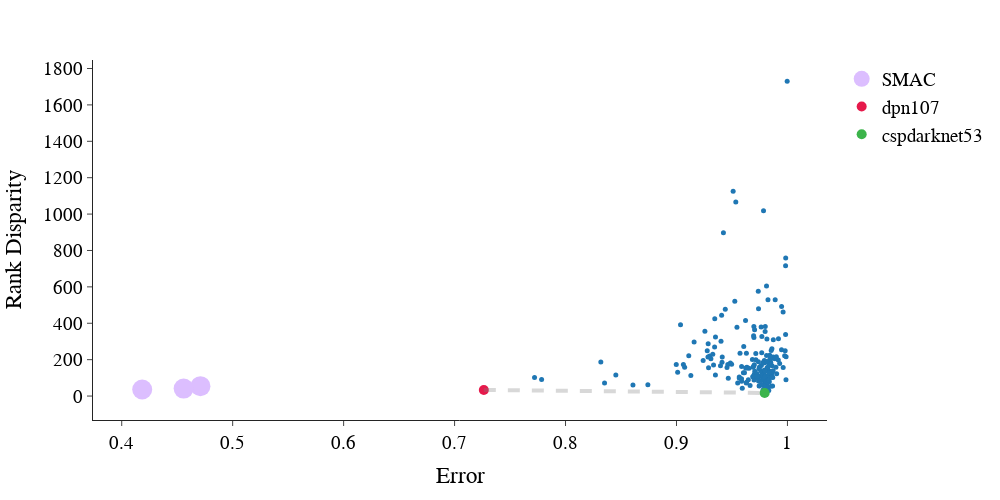

Notebook cell for this chart:
### Code cell
df = merge(err_df_rfw, rank_df_rfw)
df = df[df['epoch'] == 99]
df = df.rename(columns={'Accuracy':'Error','Disparity':'Rank Disparity'})
df = df.dropna()
df = df[df['Error']<1-1/(7636*2)]
# df.loc[:,'model'] = df['index'].apply(lambda x: get_name_details(x)[1])
df = df.sort_values(by=['index'])
# remove 040
df = df[df['index'].apply(lambda x: '040' not in x)]
df_high_perf = df
df_high_perf.loc[:,'Model'] = 'timm models'
# df['Disparity'] = np.log(df['Disparity'])
fig = px.scatter(data_frame = df_high_perf
           ,x = 'Error'
           ,y = 'Rank Disparity',
#             color='Model',
             template="simple_white",
                 width=1000, height= 500
           )
fig.update_traces(marker=dict(size=5))

fig.add_trace(go.Scatter(
    x=df[df['index'].apply(lambda x: 'Check' in x)]['Error'],
    y=df[df['index'].apply(lambda x: 'Check' in x)]['Rank Disparity'],
    mode='markers',
    name = 'SMAC',
    marker_color = colors[-1],
    marker = dict(size=20),
))
# plot PFront
p = np.array(preparePareto(df[df['index'].apply(lambda x: 'Check' not in x)][['Error','Rank Disparity']], 
                           False, False).dropna())
for x, y in zip(p[:-1], p[1:]):
    fig.add_shape(type='line',
                x0=x[0],y0=x[1],x1=y[0],y1=y[1],
                line=dict(color='gray',width=4),line_dash='dash',
                xref='x',yref='y', col=1,row=1)
    
fig.update_layout(
#     xaxis_range=[.35,max(df_high_perf['Error'])],
#     yaxis_range=[0,500],
    font=dict(
        family="Times New Roman",
        size=19,
        color="Black"
    )
)


pareto_df = pd.merge(df_high_perf, pd.DataFrame(p), 
                           right_on=[0,1], left_on=["Error","Rank Disparity"])
pareto_df.loc[:,'model'] = pareto_df['index'].apply(lambda x: get_name_details(x)[1].split('_')[0])
pareto_df = pareto_df[pareto_df['Error']<1]

# plot PFront for Ranks
ms = list(set(pareto_df['model']))
for model in set(pareto_df['model']):
    # match model name to color
    i = ms.index(model) % len(colors)
    color = colors[i]
    fig.add_trace(go.Scatter(
        x=pareto_df[pareto_df['model'] == model]['Error'],
        y=pareto_df[pareto_df['model'] == model]['Rank Disparity'],
        mode='markers',
        name = model,
        marker_color = color,
        marker = dict(size=10),
    ))

# fig.update_layout(showlegend=False)
fig.show()
plotly.io.write_image(fig, 'app__rfw.png', format='png')

### Figure 1 — Plotly figure (JSON) as saved in the notebook; plotly's stock layout.template omitted (floating-point values rounded to 4 significant figures; data arrays with more than 128 entries replaced by an {"elided": "..."} marker saying what was removed)
{"data": [{"hovertemplate": "Error=%{x}<br>Rank Disparity=%{y}<extra></extra>", "legendgroup": "", "marker": {"color": "#1F77B4", "size": 5, "symbol": "circle"}, "mode": "markers", "name": "", "orientation": "v", "showlegend": false, "type": "scatter", "x": {"elided": "202 float values"}, "xaxis": "x", "y": {"elided": "202 float values"}, "yaxis": "y"}, {"marker": {"color": "#dcbeff", "size": 20}, "mode": "markers", "name": "SMAC", "type": "scatter", "x": [0.4185, 0.4709, 0.4558], "y": [35.99, 54.47, 40.98]}, {"marker": {"color": "#e6194B", "size": 10}, "mode": "markers", "name": "dpn107", "type": "scatter", "x": [0.7264], "y": [33.53]}, {"marker": {"color": "#3cb44b", "size": 10}, "mode": "markers", "name": "cspdarknet53", "type": "scatter", "x": [0.9795], "y": [17.11]}], "layout": {"font": {"color": "Black", "family": "Times New Roman", "size": 19}, "height": 500, "legend": {"tracegroupgap": 0}, "margin": {"t": 60}, "shapes": [{"line": {"color": "gray", "dash": "dash", "width": 4}, "type": "line", "x0": 0.7264, "x1": 0.9795, "xref": "x", "y0": 33.53, "y1": 17.11, "yref": "y"}], "width": 1000, "xaxis": {"anchor": "y", "autorange": true, "domain": [0, 1], "range": [0.3741, 1.036], "title": {"text": "Error"}, "type": "linear"}, "yaxis": {"anchor": "x", "autorange": true, "domain": [0, 1], "range": [-131.6, 1847.0], "title": {"text": "Rank Disparity"}, "type": "linear"}}}
